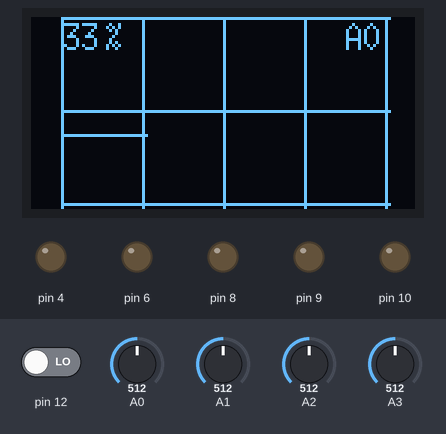
Bench run of a sketch on a simulated Arduino Uno, built with avr-gcc and run on an emulated ATmega328P. Shown: 128×64 one-colour display, output pins drawn as LEDs (lit = HIGH). The inputs (shaded band) are chosen by the test bench; at power-on: A0 = 512, pin 12 LOW, A1 = 512, A2 = 512, A3 = 512.

Above: at 3.6 s.
3.7 s: A0 set to 528
At 4.31 s:
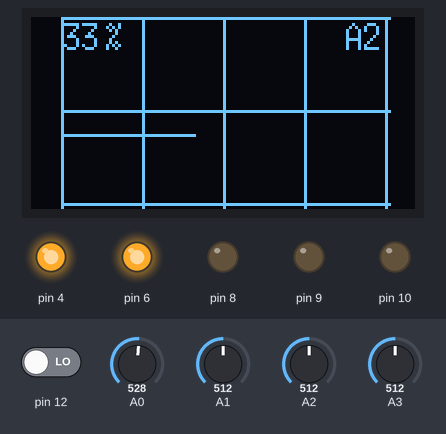
At 6.2 s:
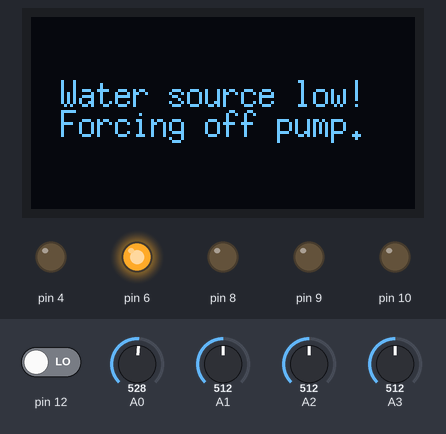
Timing chart, 0 to 7.7 s (numbered marks = the images above; inputs shaded):
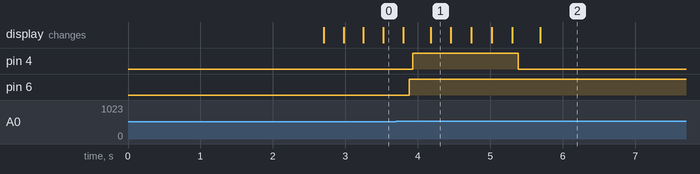

The sketch:

watering_kit.ino
```cpp
#include <U8glib.h>

#include <Wire.h>
#include "U8glib.h"
U8GLIB_SSD1306_128X64 u8g(U8G_I2C_OPT_NONE);    // I2C
#include "Wire.h"
#include "RTClib.h"
RTC_DS1307 RTC;

#define NUM_SENSORS 4
#define MAX_RAW_MEASUREMENT 600
#define MIN_RAW_MEASUREMENT 360
#define TOO_LOW 33
#define TOO_HIGH 50
#define TIME_HISTORY 100
#define NUM_DISPLAY_STATES 4

int focus_sensor = 0;

// division size (pixels) for x and y in rolling plot
const unsigned int grid_interval_x = 27;
const unsigned int grid_interval_y = 31;

// range of pixels for each dimension
const unsigned int origin_x = 10;
const unsigned int origin_y = 0;
const unsigned int dim_x = 120;
const unsigned int dim_y = 65;

// bump the y axis trace such that the
// lowest possible value is not drawn on top
// a grid line
const int display_y_offset = -4;

struct measurement_trace_t {
  unsigned int history[TIME_HISTORY];
  unsigned int time_index = 0;
};
measurement_trace_t measurement_trace;

struct system_state_t {
  // Use this to configure which relays have plants connected
  unsigned char active_relay_mask;
  // button input
  unsigned int button_pin;
  // Toggle which trace is active on the LED display
  unsigned int display_state;
  // When we engage the pump, record what the initial error was
  float error_on_egage[NUM_SENSORS];
  // Sensor to display live readout from
  unsigned int focus_sensor;
  // Read out raw measurements and normalize to %
  float normalized_mv[NUM_SENSORS];
  // In cases where the water runs out, force the pump off
  unsigned short pump_override;
  // Pin to control pump
  unsigned int pump_pin;
  // Pump state (0: off, 1: on)
  unsigned int pump_state;
  // Map pins to each relay
  int relay_pinouts[NUM_SENSORS];
  // Keep track of each relay in a bitfield (0: closed, 1: open)
  unsigned char relay_state_mask;
  // Map array of sensors
  int sensor_pinouts[NUM_SENSORS];
  // Keep track of how long the pump has been on
  int ticks_since_pump_engagement;
};
system_state_t system_state = {
  0x3,               // active_relay_mask
  12,                // button_pin
  0,                 // display_state
  {0, 0, 0, 0},      // error_on_engage
  0,                 // focus_sensor
  {0, 0, 0, 0},      // normalized_mv
  0,                 // pump_override
  4,                 // pump_pin
  0,                 // pump_state
  {6, 8, 9, 10},     // relay_pinouts
  0,                 // relay_state_mask
  {A0, A1, A2, A3},  // sensor_pinouts
  0                  // ticks_since_pump_engagemnet
};

void setup() {
  delay(2000);
  Wire.begin();
  RTC.begin();
  Serial.begin(9600);

  for (unsigned int relay_index = 0; relay_index < NUM_SENSORS; ++relay_index) {
    pinMode(system_state.relay_pinouts[relay_index], OUTPUT);
  }
  // declare pump as output
  pinMode(system_state.pump_pin, OUTPUT);
  // declare switch as input
  pinMode(system_state.button_pin, INPUT);
  //pinMode(ROTARY_ANGLE_SENSOR, INPUT);

  delay(100);

  // on boot, always start with all relays off / pump off
  for (unsigned int relay_index = 0; relay_index < NUM_SENSORS; ++relay_index) {
    digitalWrite(system_state.relay_pinouts[relay_index], LOW);
    system_state.relay_state_mask &= ~(1 << relay_index);
    delay(50);
  }
  digitalWrite(system_state.pump_pin, LOW);
  system_state.pump_state = 0;
  system_state.ticks_since_pump_engagement = 0;
  delay(50);

  pollSensors();
  controlPump();
}

void plotRollingTimeSeries(const int sensor) {

  // draw vertical grid lines
  for (unsigned int ii = origin_x; ii <= dim_x; ii += grid_interval_x) {
    for (int jj = origin_y; jj <= dim_y; ++jj) {
      u8g.drawPixel(ii, jj);
    }
  }
  // draw horizontal grid lines
  for (unsigned int jj = origin_y; jj <= dim_y; jj += grid_interval_y) {
    for (int ii = origin_x; ii < dim_x; ++ii) {
      u8g.drawPixel(ii, jj);
    }
  }
  // draw time series history
  for (unsigned int ti = 0; ti < min(measurement_trace.time_index, TIME_HISTORY-1); ++ti) {
      // After reaching the end of the time series,
      // begin shuffling all values backwards
      if (measurement_trace.time_index >= (TIME_HISTORY-1)) {
        measurement_trace.history[ti] = measurement_trace.history[ti+1];
      }
      const int y_pos = measurement_trace.history[ti];
      u8g.drawPixel(origin_x + ti, y_pos);
   }

  // (1) read out raw analog value
  // (2) normalize to [origin_y, dim_y]
  // (3) round, then truncate to integer value
  const int moisture_normalized_pixels = round(max(0, map(analogRead(sensor), 590, 360, origin_y, dim_y)));
  // clamp index of most recent measurement to end of array
  const int current_index = min(measurement_trace.time_index, TIME_HISTORY-1);
  measurement_trace.history[current_index] = display_y_offset + origin_y + dim_y - moisture_normalized_pixels;

  // draw most recent measurement
  u8g.drawPixel(origin_x + current_index, measurement_trace.history[current_index]);
  ++measurement_trace.time_index;

  // draw semantic name of sensor/relay
  u8g.setFont(u8g_font_6x13);
  u8g.setPrintPos(105, 11);
  switch (sensor) {
    case A0:
      u8g.print("A0");
      break;
    case A1:
      u8g.print("A1");
      break;
    case A2:
      u8g.print("A2");
      break;
    case A3:
      u8g.print("A3");
      break;
  }
  u8g.setPrintPos(11, 11);
  u8g.print(round(max(0, map(analogRead(sensor), 590, 360, 0, 100))), DEC);
  u8g.setPrintPos(25, 11);
  u8g.print("%");

}

/*
* Main loop
*/
void loop() {
  // read the value from the moisture sensors:
  pollSensors();

  // if any of the plants need to be watered, do that
  controlPump();

  // toggle display screen
  int button_state = digitalRead(system_state.button_pin);
  if (button_state != 1) {
    system_state.display_state = (system_state.display_state + 1) % NUM_DISPLAY_STATES;
    focus_sensor = (focus_sensor + 1) % 4;
  }

  // repaint display
  switch(system_state.display_state) {
    case 0:
    case 1:
    case 2:
    case 3:
      {
        u8g.firstPage();
        do {
          if (system_state.pump_override == 0) {
            plotRollingTimeSeries(system_state.sensor_pinouts[focus_sensor]);
          } else {
            u8g.setPrintPos(10, 30);
            u8g.print("Water source low!");
            u8g.setPrintPos(10, 40);
            u8g.print("Forcing off pump.");
          }

        } while ( u8g.nextPage() );
      }
      break;
    // TODO: add other pages
  }
}

/*
* Read out sensor measurements into normalized (%) values
*/
void pollSensors() {
  for (unsigned int sensor_index = 0; sensor_index < NUM_SENSORS; ++sensor_index) {
    system_state.normalized_mv[sensor_index] = max(0, map(analogRead(system_state.sensor_pinouts[sensor_index]), MAX_RAW_MEASUREMENT, MIN_RAW_MEASUREMENT, 0, 100));
    delay(20);
  }
}

/*
* Use thresholding to determine relay/pump status
*/
void controlPump() {
  if (system_state.pump_override > 0) {
    return;
  }

  for (unsigned int sensor_index = 0; sensor_index < NUM_SENSORS; ++sensor_index) {
    // ignore hoses that arent plugged in
    if ((system_state.active_relay_mask & (1 << sensor_index)) == 0) {
      continue;
    }

    // plant n needs water?
    if (system_state.normalized_mv[sensor_index] < TOO_LOW) {
      // toggle relay
      if ((system_state.relay_state_mask & (1 << sensor_index)) == 0) {
        digitalWrite(system_state.relay_pinouts[sensor_index], HIGH);
        system_state.error_on_egage[sensor_index] = system_state.normalized_mv[sensor_index];
        system_state.relay_state_mask |= (1 << sensor_index);
        delay(50);
      }

      // if the pump is not already engaged, turn it on
      if (system_state.pump_state == 0) {
        digitalWrite(system_state.pump_pin, HIGH);
        system_state.pump_state = 1;
        delay(50);
      }
    }
    // plant n has enough water?
    else if (system_state.normalized_mv[sensor_index] > TOO_HIGH) {
      // toggle relay
      if (system_state.relay_state_mask & (1 << sensor_index)) {
        digitalWrite(system_state.relay_pinouts[sensor_index], LOW);
        system_state.relay_state_mask &= ~(1 << sensor_index);
        delay(50);
      }

      // if not other relays are open, turn the pump off
      if (system_state.relay_state_mask == 0) {
        digitalWrite(system_state.pump_pin, LOW);
        system_state.pump_state = 0;
        system_state.ticks_since_pump_engagement = 0;
        delay(50);
      }
    }

    // use some crude watchdogging to detect cases where
    // we ought to shut the pump off, water source is empty
    if ((system_state.pump_state == 1) && (system_state.ticks_since_pump_engagement > 10)) {
      for (unsigned int relay_index = 0; relay_index < NUM_SENSORS; ++relay_index) {
        if (abs(int(system_state.error_on_egage[relay_index]) - int(system_state.normalized_mv[sensor_index])) < 10) {
          system_state.pump_override = 1;
          digitalWrite(system_state.pump_pin, LOW);
          delay(50);
        }
      }
    }
    // pump is on, but not long enough that we should
    // have made meaningful progress
    else if (system_state.pump_state == 1) {
      ++system_state.ticks_since_pump_engagement;
    }
    else {
      system_state.ticks_since_pump_engagement = 0;
    }
  }
}
```

Measured:
- the behaviour switches between 520 and 521 on A0 (found by bisection; images 0 and 1)
- after the input at 3.7 s, pin 4: LOW → HIGH after 0.23 s, → LOW 1.5 s later; pin 6: LOW → HIGH after 0.18 s
